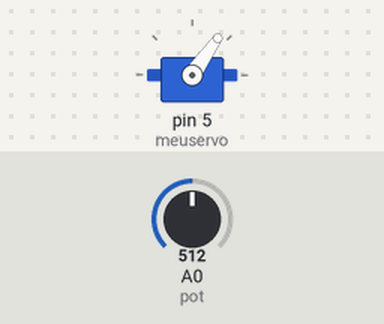
Bench run of a sketch on a simulated Arduino Uno, built with avr-gcc and run on an emulated ATmega328P. On the bench: servo. Inputs (shaded band) come from the test bench; at power-on: A0 (pot) = 512. What the sketch prints to the serial monitor is not drawn.

Above: at 1.3 s.
1.4 s: A0 (pot) set to 716
At 2.5 s:
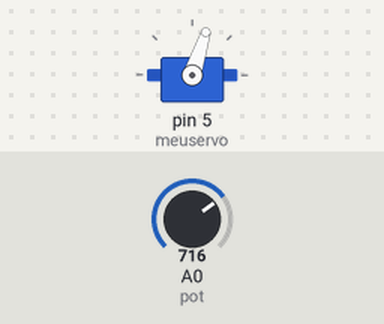
2.9 s: A0 (pot) set to 900
At 3.9 s:
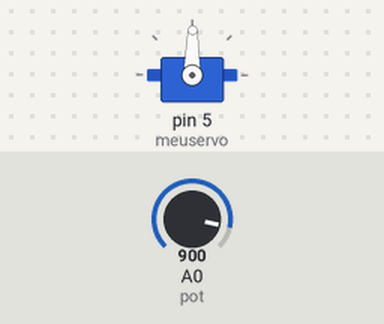
4.4 s: A0 (pot) set to 306
At 5.3 s:
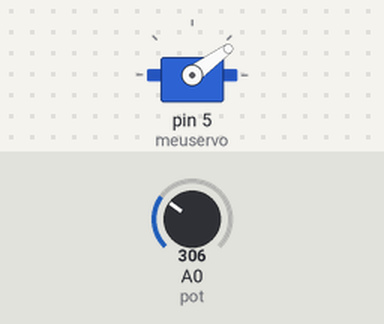
5.9 s: A0 (pot) set to 0
At 6.7 s:
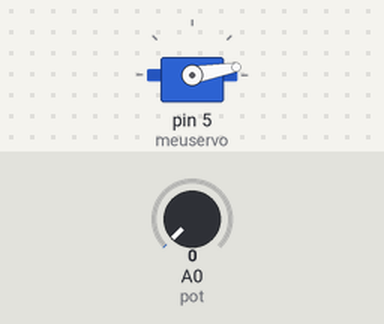
Timing chart, 0 to 8.4 s (numbered marks = the images above; inputs shaded):
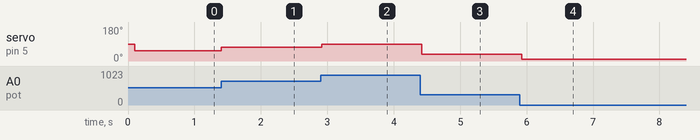

Measured:
- after the input at 1.4 s, servo on pin 5 (meuservo): 55° → 72° at once
- after the input at 2.9 s, servo on pin 5 (meuservo): 72° → 89° at once
- after the input at 4.4 s, servo on pin 5 (meuservo): 89° → 36° at once
- after the input at 5.9 s, servo on pin 5 (meuservo): 36° → 10° at once

The sketch:

23_servo_pot.ino
```cpp
#include "Servo.h" // Inclui a Biblioteca Servo.h
Servo meuservo; // Cria o objeto servo para programação

int angulo = 0;
const int pot = 0; //potenciometro


void setup() {
   Serial.begin(9600);
   meuservo.attach(5); // Declara o pino do servo

   Serial.println("iniciando ...");
   delay(100);
}


void loop() {

   angulo= map(analogRead(pot), 0, 1024, 10, 100);
   meuservo.write(angulo); // Comando para angulo específico no servo motor

   delay(50);
}
```
